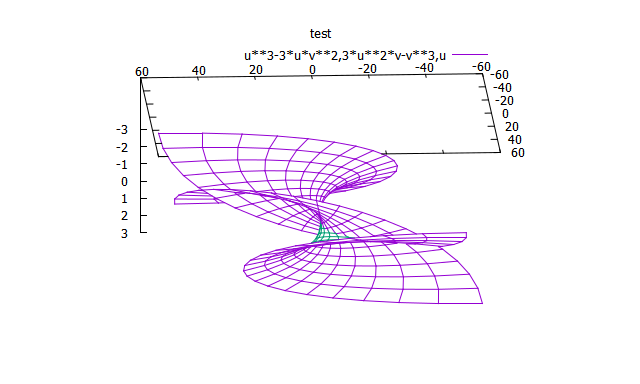

Recreate this plot in gnuplot.
#!/gnuplot
#
#    
#    	G N U P L O T
#    	Version 5.0 patchlevel 4    last modified 2016-07-21 
#    
#    	Copyright (C) 1986-1993, 1998, 2004, 2007-2016
#    	Thomas Williams, Colin Kelley and many others
#    
#    	gnuplot home:     http://www.gnuplot.info
#    	faq, bugs, etc:   type "help FAQ"
#    	immediate help:   type "help"  (plot window: hit 'h')
# set terminal wxt 0 enhanced
# set output
unset clip points
set clip one
unset clip two
set bar 1.000000 front
set border 31 front lt black linewidth 1.000 dashtype solid
set zdata 
set ydata 
set xdata 
set y2data 
set x2data 
set boxwidth
set style fill  empty border
set style rectangle back fc  bgnd fillstyle   solid 1.00 border lt -1
set style circle radius graph 0.02, first 0.00000, 0.00000 
set style ellipse size graph 0.05, 0.03, first 0.00000 angle 0 units xy
set dummy u, v
set format x "% h" 
set format y "% h" 
set format x2 "% h" 
set format y2 "% h" 
set format z "% h" 
set format cb "% h" 
set format r "% h" 
set timefmt "%d/%m/%y,%H:%M"
set angles radians
set tics back
unset grid
set raxis
set style parallel front  lt black linewidth 2.000 dashtype solid
set key title "" center
set key inside right top vertical Right noreverse enhanced autotitle nobox
set key noinvert samplen 4 spacing 1 width 0 height 0 
set key maxcolumns 0 maxrows 0
set key noopaque
unset label
unset arrow
set style increment default
unset style line
unset style arrow
set style histogram clustered gap 2 title textcolor lt -1
unset object
set style textbox transparent margins  1.0,  1.0 border
unset logscale
set offsets 0, 0, 0, 0
set pointsize 1
set pointintervalbox 1
set encoding default
unset polar
set parametric
unset decimalsign
set view 280, 123, 1, 1
set samples 100, 100
set isosamples 21, 21
set surface 
unset contour
set cntrlabel  format '%8.3g' font '' start 5 interval 20
set mapping cartesian
set datafile separator whitespace
set hidden3d back offset 1 trianglepattern 3 undefined 1 altdiagonal bentover
set cntrparam order 4
set cntrparam linear
set cntrparam levels auto 5
set cntrparam points 5
set size ratio 0 1,1
set origin 0,0
set style data points
set style function lines
unset xzeroaxis
unset yzeroaxis
unset zzeroaxis
unset x2zeroaxis
unset y2zeroaxis
set xyplane relative 0.5
set tics scale  1, 0.5, 1, 1, 1
set mxtics default
set mytics default
set mztics default
set mx2tics default
set my2tics default
set mcbtics default
set mrtics default
set xtics border in scale 1,0.5 mirror norotate  autojustify
set xtics  norangelimit autofreq 
set ytics border in scale 1,0.5 mirror norotate  autojustify
set ytics  norangelimit autofreq 
set ztics border in scale 1,0.5 nomirror norotate  autojustify
set ztics  norangelimit autofreq 
unset x2tics
unset y2tics
set cbtics border in scale 1,0.5 mirror norotate  autojustify
set cbtics  norangelimit autofreq 
set rtics axis in scale 1,0.5 nomirror norotate  autojustify
set rtics  norangelimit autofreq 
unset paxis 1 tics
unset paxis 2 tics
unset paxis 3 tics
unset paxis 4 tics
unset paxis 5 tics
unset paxis 6 tics
unset paxis 7 tics
set title "test" 
set title  font "" norotate
set timestamp bottom 
set timestamp "" 
set timestamp  font "" norotate
set rrange [ * : * ] noreverse nowriteback
set trange [ * : * ] noreverse nowriteback
set urange [ -3.00000 : 3.00000 ] noreverse nowriteback
set vrange [ -3.00000 : 3.00000 ] noreverse nowriteback
set xlabel "" 
set xlabel  font "" textcolor lt -1 norotate
set x2label "" 
set x2label  font "" textcolor lt -1 norotate
set xrange [ * : * ] noreverse nowriteback
set x2range [ * : * ] noreverse nowriteback
set ylabel "" 
set ylabel  font "" textcolor lt -1 rotate by -270
set y2label "" 
set y2label  font "" textcolor lt -1 rotate by -270
set yrange [ * : * ] noreverse nowriteback
set y2range [ * : * ] noreverse nowriteback
set zlabel "" 
set zlabel  font "" textcolor lt -1 norotate
set zrange [ * : * ] noreverse nowriteback
set cblabel "" 
set cblabel  font "" textcolor lt -1 rotate by -270
set cbrange [ * : * ] noreverse nowriteback
set paxis 1 range [ * : * ] noreverse nowriteback
set paxis 2 range [ * : * ] noreverse nowriteback
set paxis 3 range [ * : * ] noreverse nowriteback
set paxis 4 range [ * : * ] noreverse nowriteback
set paxis 5 range [ * : * ] noreverse nowriteback
set paxis 6 range [ * : * ] noreverse nowriteback
set paxis 7 range [ * : * ] noreverse nowriteback
set zero 1e-008
set lmargin  -1
set bmargin  -1
set rmargin  -1
set tmargin  -1
set locale "English_India.1252"
set pm3d explicit at s
set pm3d scansautomatic
set pm3d interpolate 1,1 flush begin noftriangles noborder corners2color mean
set palette positive nops_allcF maxcolors 0 gamma 1.5 color model RGB 
set palette rgbformulae 7, 5, 15
set colorbox default
set colorbox vertical origin screen 0.9, 0.2, 0 size screen 0.05, 0.6, 0 front bdefault
set style boxplot candles range  1.50 outliers pt 7 separation 1 labels auto unsorted
set loadpath 
set fontpath 
set psdir
set fit brief errorvariables nocovariancevariables errorscaling prescale nowrap v5
GNUTERM = "wxt"
splot u**3-3*u*v**2,3*u**2*v-v**3,u
#    EOF
